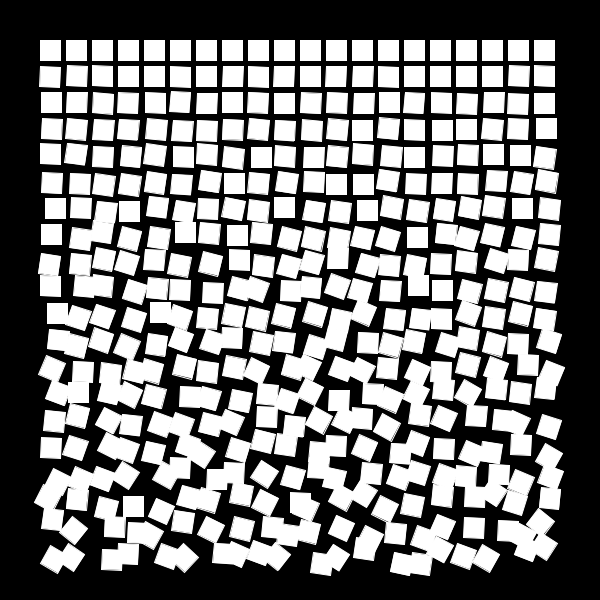
Frame 1 (no input)
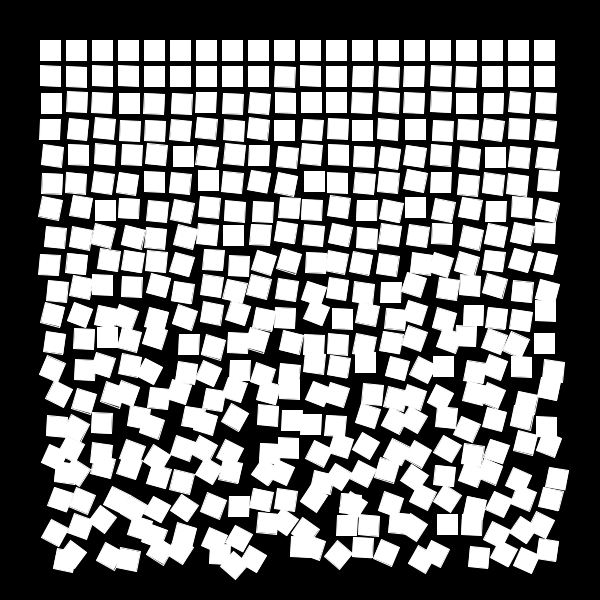
Frame 2 (the mouse pressed at the canvas centre, redrawn once)

The Processing sketch that drew these frames (run headless with seeded random() and noise(); the mouse was pressed at the canvas centre and the sketch redrawn once):

// Processing sketch: processing_134119
// ── processing_134119.pde

// crashCourse processing by Corneel Cannaerts 2014
// nested loops

// transformations translate, scale or rotate the canvas 
// the order of transformations is important 
// turning around and taking a few steps forward 
// or
// taking a few steps forward and turning around  
// you'll end up in a different place ;)

// translation can be added together,
// translations placed between pushMatrix() and popMatrix() will only affect code inbetween those commands. 

int pad = 50;
int numX = 20;
int numY = 20;
float stepX;
float stepY;

void setup() {  
  size(600, 600);
  smooth();
  stepX = (width-2*pad)/(numX-1);
  stepY = (height-2*pad)/(numY-1);
  rectMode(CENTER);
}

void draw() {
  background(0);
  stroke(255);
  fill(255);
  for (int i=0; i<numX; i++) {
    for (int j=0; j<numY; j++) {     
     pushMatrix(); 
     translate(pad+i*stepX, pad+j*stepY);
     rotate(random(map(j,0,numY,0,PI/4)));
     rect(random(j), random(j), 20, 20);
     popMatrix();
    }
  }
  noLoop();
}

void keyPressed(){
  loop();
}
